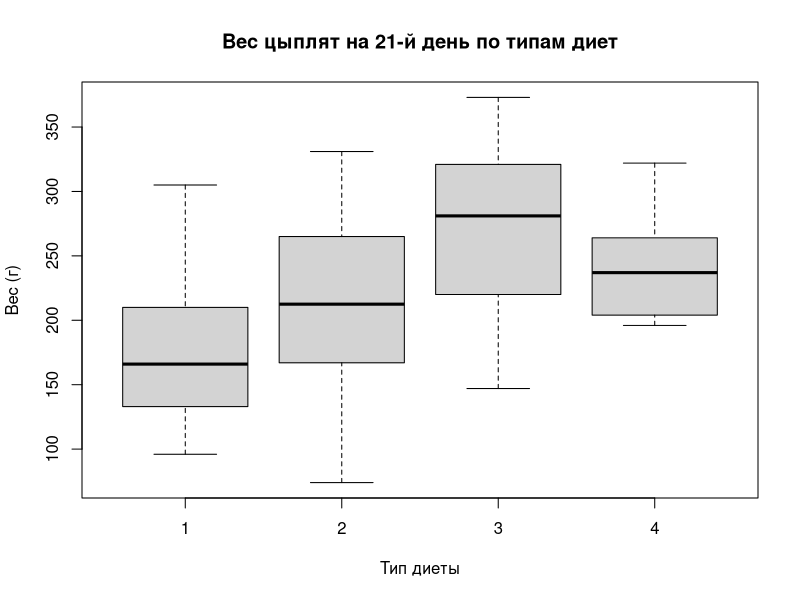
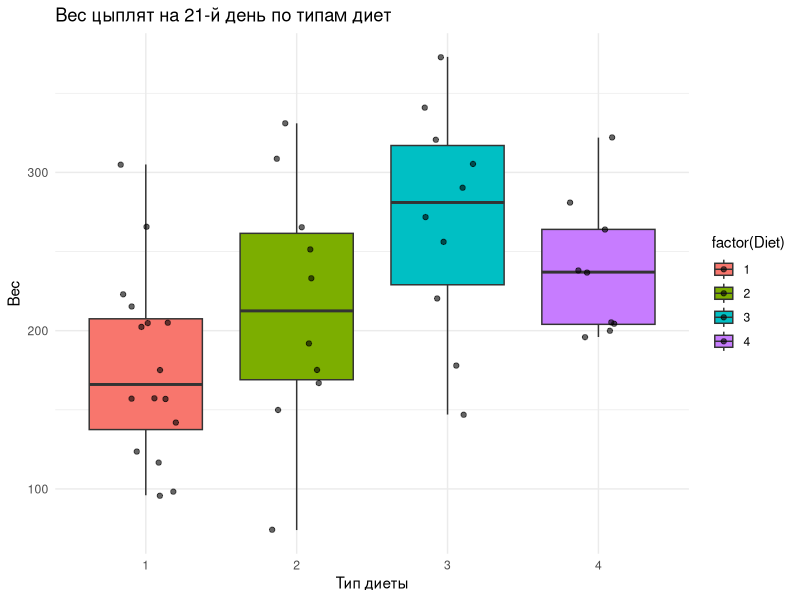
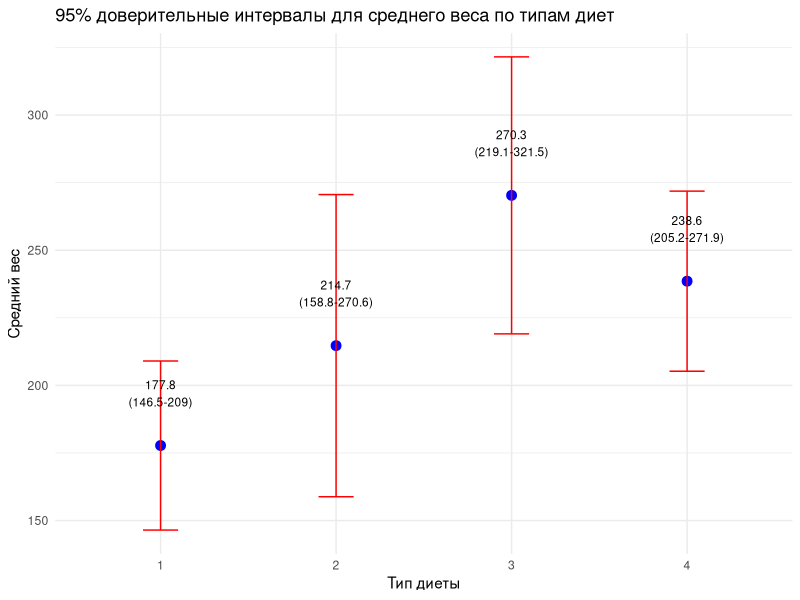

Write the R code that produced these figures, in order.
# Загрузка датасета

data(ChickWeight)

# Просмотр структуры данных ChickWeight
head(ChickWeight)
str(ChickWeight)

# Фильтрация данных для 21-го дня наблюдения
chick_21_day <- ChickWeight[ChickWeight$Time == 21, ]

# Вычисление описательных статистик для каждого типа диеты
result <- aggregate(weight ~ Diet, 
                    data = chick_21_day, 
                    FUN = function(x) {
                      c(Min = min(x),
                        Max = max(x),
                        Q1 = quantile(x, 0.25),
                        Median = median(x),
                        Q3 = quantile(x, 0.75))
                    })

# Вывод результатов
print("Описательные статистики веса цыплят на 21-й день для каждого типа диеты:")
print(result)

cat("\n--- ОПИСАТЕЛЬНЫЕ СТАТИСТИКИ ВЕСА ЦЫПЛЯТ НА 21-Й ДЕНЬ ---\n")
for(i in 1:nrow(result)) {
  cat("\nДиета", result$Diet[i], ":\n")
  stats <- result$weight[i,]
  cat("  Минимум:   ", round(stats["Min"], 2), "\n")
  cat("  1-й квартиль:", round(stats["Q1.25%"], 2), "\n")
  cat("  Медиана:    ", round(stats["Median"], 2), "\n")
  cat("  3-й квартиль:", round(stats["Q3.75%"], 2), "\n")
  cat("  Максимум:   ", round(stats["Max"], 2), "\n")
}

# Визуализация
boxplot(weight ~ Diet, data = chick_21_day,
        main = "Вес цыплят на 21-й день по типам диет",
        xlab = "Тип диеты", ylab = "Вес (г)")



# Часть 3: Проверка на нормальное распределение

# Загрузка данных
data <- read.csv("dataset_variant_2.csv")

# Просмотр структуры данных
str(data)
head(data)

# Функция для проверки нормальности с визуализацией 
check_normality <- function(variable, var_name) {
  # Проверяем, является ли переменная числовой
  if (!is.numeric(variable)) {
    cat("Переменная:", var_name, "- не числовая, пропускаем проверку нормальности\n")
    cat("Тип переменной:", class(variable), "\n")
    cat("---\n")
    return()
  }
  
  # Удаляем NA значения
  variable_clean <- na.omit(variable)
  
  # Проверяем, достаточно ли данных
  if (length(variable_clean) < 3) {
    cat("Переменная:", var_name, "- недостаточно данных для анализа\n")
    cat("---\n")
    return()
  }
  
  # Гистограмма с нормальной кривой
  hist(variable_clean, prob = TRUE, main = paste("Гистограмма для", var_name), 
       xlab = var_name, col = "lightblue")
  curve(dnorm(x, mean = mean(variable_clean), sd = sd(variable_clean)), 
        add = TRUE, col = "red", lwd = 2)
  
  # Q-Q plot
  qqnorm(variable_clean, main = paste("Q-Q plot для", var_name))
  qqline(variable_clean, col = "red")
  
  # Тест Шапиро-Уилка (только для выборок от 3 до 5000 элементов)
  if (length(variable_clean) >= 3 && length(variable_clean) <= 5000) {
    shapiro_test <- shapiro.test(variable_clean)
    p_value <- shapiro_test$p.value
  } else {
    p_value <- NA
    cat("Переменная:", var_name, "- размер выборки не подходит для теста Шапиро-Уилка\n")
  }
  
  # Вывод результатов
  cat("Переменная:", var_name, "\n")
  if (!is.na(p_value)) {
    cat("p-value теста Шапиро-Уилка:", p_value, "\n")
    
    # Комментарий о нормальности распределения
    if (p_value > 0.05) {
      cat("КОММЕНТАРИЙ: Переменная", var_name, "подчиняется нормальному распределению (p > 0.05)\n")
    } else {
      cat("КОММЕНТАРИЙ: Переменная", var_name, "НЕ подчиняется нормальному распределению (p < 0.05)\n")
      cat("Отклонения от нормальности могут быть связаны с асимметрией, тяжелыми хвостами или выбросами\n")
    }
  }
  cat("Объем выборки:", length(variable_clean), "\n")
  cat("Среднее:", mean(variable_clean), "\n")
  cat("Стандартное отклонение:", sd(variable_clean), "\n")
  cat("---\n")
}

# Проверка всех переменных на нормальность (только числовых)
cat("=== ЧАСТЬ 3: Анализ нормальности распределения ===\n")
for (i in 1:ncol(data)) {
  var_name <- names(data)[i]
  variable <- data[[i]]
  
  # Проверяем тип переменной
  if (is.numeric(variable)) {
    check_normality(variable, var_name)
  } else {
    cat("Переменная:", var_name, "- тип", class(variable), ", пропускаем\n")
    cat("---\n")
  }
}

# Часть 4: Вычисление выборочных средних и стандартных отклонений 

cat("\n=== ЧАСТЬ 4: Описательная статистика ===\n")

# Загрузка датасета ChickWeight
data(ChickWeight)

# Фильтрация данных для 21-го дня наблюдения
chick_day21 <- ChickWeight[ChickWeight$Time == 21, ]

# Вычисление средних и стандартных отклонений для каждой диеты
results_part4 <- aggregate(weight ~ Diet, data = chick_day21, 
                           FUN = function(x) c(mean = mean(x), 
                                               sd = sd(x), n = length(x)))

# Преобразование результатов в удобный формат 
results_part4_df <- data.frame(
  Diet = results_part4$Diet,
  Mean = results_part4$weight[, "mean"],
  SD = results_part4$weight[, "sd"],
  N = results_part4$weight[, "n"]
)

print("Часть 4: Выборочные средние и стандартные отклонения")
print(results_part4_df)

# Визуализация
library(ggplot2)
ggplot(chick_day21, aes(x = factor(Diet), y = weight, fill = factor(Diet))) +
  geom_boxplot() +
  geom_point(position = position_jitter(width = 0.2), alpha = 0.6) +
  labs(title = "Вес цыплят на 21-й день по типам диет",
       x = "Тип диеты", y = "Вес") +
  theme_minimal()

# Часть 5: 95% доверительные интервалы

# Функция для вычисления доверительного интервала
calculate_ci <- function(mean_val, sd_val, n, confidence = 0.95) {
  # Проверяем валидность входных данных
  if (is.na(mean_val) ||
      is.na(sd_val) || n < 2) {
    return(c(lower = NA, upper = NA, SE = NA, t = NA))
  }
  
  # Стандартная ошибка
  SE <- sd_val / sqrt(n)
  
  # Квантиль t-распределения
  t_value <- qt(1 - (1 - confidence)/2, df = n - 1)
  
  # Границы доверительного интервала
  lower <- mean_val - t_value * SE
  upper <- mean_val + t_value * SE
  
  return(c(lower = lower, upper = upper, SE = SE, t = t_value))
}

# Вычисление доверительных интервалов для каждой диеты 
ci_results <- t(apply(results_part4_df, 1, function(row) {
  calculate_ci(as.numeric(row["Mean"]), as.numeric(row["SD"]), as.numeric(row["N"]))
}))

# Объединение результатов
final_results <- cbind(results_part4_df, ci_results)

print("Часть 5: 95% доверительные интервалы")
print(final_results)

# Визуализация доверительных интервалов
ggplot(final_results, aes(x = factor(Diet), y = Mean)) +
  geom_point(size = 3, color = "blue") +
  geom_errorbar(aes(ymin = lower, ymax = upper), width = 0.2, color = "red") +
  labs(title = "95% доверительные интервалы для среднего веса по типам диет",
       x = "Тип диеты", y = "Средний вес") +
  theme_minimal() +
  geom_text(aes(label = paste0(round(Mean, 1), "\n(", round(lower, 1), "-", round(upper, 1), ")")), 
            vjust = -1.5, size = 3)

# Дополнительная таблица с подробными результатами
detailed_table <- final_results[, c("Diet", "Mean", "SD", "N", "SE", "t", "lower", "upper")]
print("Детальная таблица результатов:")
print(detailed_table, row.names = FALSE)
